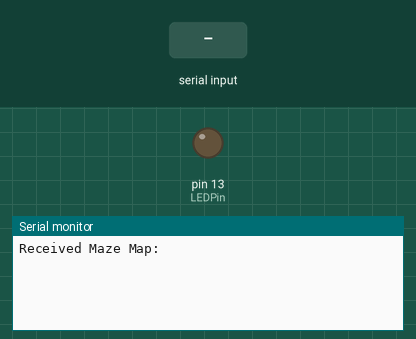
Bench run of a sketch on a simulated Arduino Uno, built with avr-gcc and run on an emulated ATmega328P. On the bench: output pins drawn as LEDs (lit = HIGH), the last lines printed to the serial monitor. The test bench sets the inputs (shaded band).

Above: at 1.2 s.
1.3 s: "F\n" received over the second serial link
At 1.6 s:
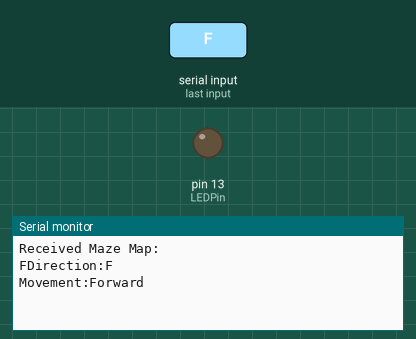
2.8 s: "L\n" received over the second serial link
At 4.0 s:
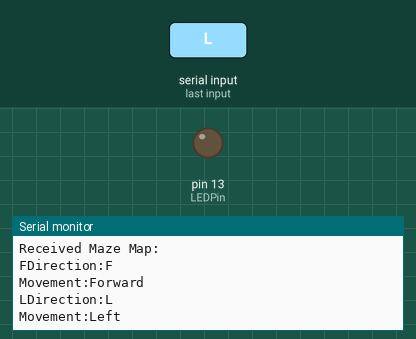
4.3 s: "R\n" received over the second serial link
At 5.1 s:
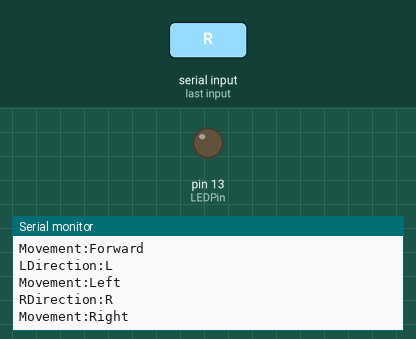

The sketch:

BLuetooth_Slave_Maze_Transmission.ino
```cpp
#include<SoftwareSerial.h>
const int rxPin = 0;
const int txPin = 1;
SoftwareSerial mySerial(rxPin,txPin);//RX,TX.
byte packet;
int LEDPin = 13;

void setup()
{
  pinMode(LEDPin, OUTPUT);
  Serial.begin(9600);
  mySerial.begin(9600);
  Serial.print("Received Maze Map:");
  Serial.print("\n");
}


void loop()
{
  if(mySerial.available() != 0)
  {
    digitalWrite(LEDPin, HIGH);       // Turn LED on
    char inData = mySerial.read();
    Serial.print(inData);
    packet ++;
    digitalWrite(LEDPin, LOW);       // Turn LED off
    if(inData == 'F')
    {
      Serial.print("Direction:");
      Serial.println(inData);
      Serial.print("Movement:Forward");
      Serial.println();
    }
    if(inData == 'L')
    {
      Serial.print("Direction:");
      Serial.println(inData);
      Serial.print("Movement:Left");
      Serial.println();
    }
    if(inData == 'R')
    {
      Serial.print("Direction:");
      Serial.println(inData);
      Serial.print("Movement:Right");
      Serial.println();
    }
  }
}
```

Measured:
- after the input at 1.3 s, the serial monitor: prints a new line at once (image 1)
- after the input at 2.8 s, the serial monitor: prints a new line at once (image 2)
- after the input at 4.3 s, the serial monitor: prints a new line at once (image 3)
